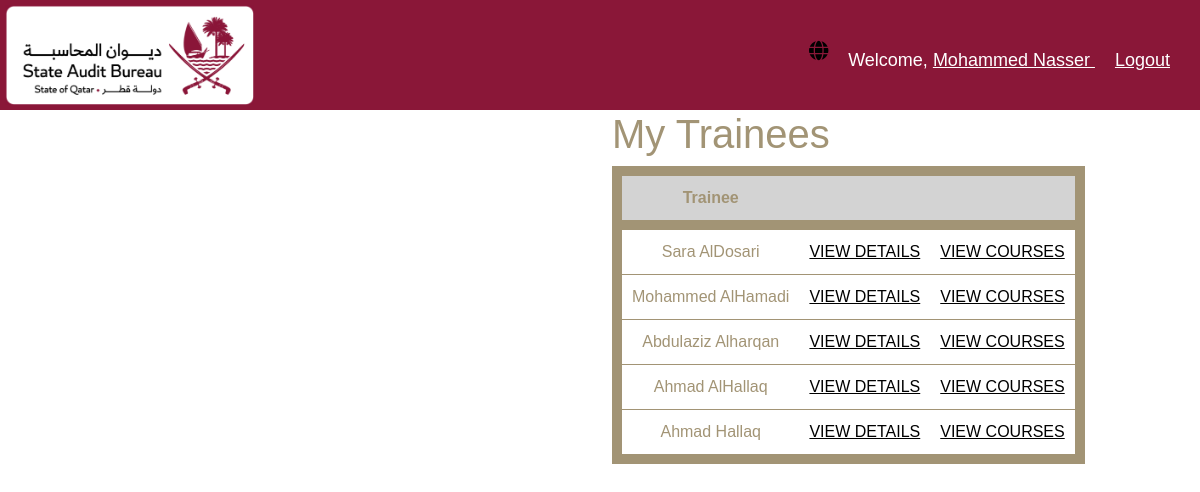
Page /my-trainees/ (signed in) on the committed database.
### accounts/models.py (models this page shows, shortened)
class CustomUser(AbstractUser):
    username = models.CharField(max_length=11, unique=True)
    email = models.EmailField(max_length=254)
    first_name = models.CharField(max_length=30)
    last_name = models.CharField(max_length=30)
    ROLE_CHOICES = (
        ('trainee', 'Trainee'),
        ('admin', 'Admin'),
        ('manager', 'Manager'),
    )
    role = models.CharField(max_length=10, choices=ROLE_CHOICES, default="trainee")
    secret_key = models.CharField(max_length=16, blank=True, null=True)
    USERNAME_FIELD = "username"
    REQUIRED_FIELDS = "email", "first_name", "last_name", "role"
    def get_name(self):
        return self.first_name + " " + self.last_name

### base/models.py (models this page shows)
class Trainee(models.Model):
    trainee = models.OneToOneField(CustomUser, on_delete=models.CASCADE)
    phone = models.CharField(max_length=100)
    address = models.CharField(max_length=200, null=True)
    organization = models.CharField(max_length=200)
    job = models.CharField(max_length=100)
    manager = models.ForeignKey(Manager, on_delete=models.CASCADE)
    def __str__(self):
        return self.trainee.get_name()

### base/manager_views.py (the view)
# urls.py: path('my-trainees/', managerTrainees, name="manager-trainees"),
def managerTrainees(request):
    thisManager = Manager.objects.get(manager=request.user)
    trainees = Trainee.objects.filter(manager=thisManager)
    context = {'trainees':trainees}
    return render(request, "base/manager/my_trainees.html", context)

### base/templates/base/manager/my_trainees.html (shortened to what this page needs)
{% load static %}
<!DOCTYPE HTML>
<html>
<head>
  <link rel="stylesheet" href="https://cdnjs.cloudflare.com/ajax/libs/font-awesome/5.15.2/css/all.min.css">
  <link href="https://cdn.jsdelivr.net/npm/bootstrap@5.0.1/dist/css/bootstrap.min.css" rel="stylesheet">
  <link rel="stylesheet" href="{% static 'css/reg_style.css' %}">
  <div class="header">
    <div class="logo">
      <img src="{% static 'img/primary-rgb-state-audit-bureau-1@2x.png' %}" alt="Logo">
    </div>
    <div class="toggles">
      <div class="language-toggle">
        <label class="toggle-label" for="language-checkbox">
          <i class="fas fa-globe language-icon"></i>
        </label>
        <span class="hello-msg">Welcome, <a href="{% url 'profile' %}"> {{request.user.get_name}} </a> </span>
        <span ><a  class="hello-msg" href="{% url 'logout' %}">Logout</a></span>
      </div>
    </div>
  </div>
</head>
<body>
<div class="container">
  <div class="row">
    <div class="col-md-6">
      <div id="chartContainer" style="height: 370px;"></div>
    </div>
    <div class="english col-md-6">
        <h1>My Trainees</h1>
        <table>
            <tr>
                <th>Trainee</th>
                <th></th>
                <th></th>
            </tr>
            {% for trainee in trainees %}
            <tr>
                <td>{{trainee}}</td>
                <td><a style= "color: black;" href="{% url 'trainee' trainee.id %}">VIEW DETAILS</a></td>
                <td><a style= "color: black;" href="{% url 'trainee-courses' trainee_id=trainee.id %}">VIEW COURSES</a></td>
            </tr>
            {%empty%}
            <h3 style="color: black;">No trainees</h3>
            {% endfor %}
        </table>
    </div>
  </div>
</div>
</body>
</html>

### base/static/css/reg_style.css (style rules this page uses)
* { box-sizing: border-box; }
body { margin: 0; font-family: sans-serif; color: #A29475; }
.header { display: flex; justify-content: space-between; align-items: center; padding: 10px; background-color: #8A1738; height: 110px; }
.logo img { height: 100px; left: 5px; position: absolute; top: 5px; }
.toggles { display: flex; align-items: center; }
.toggle-label { color: white; display: inline-block; width: 30px; height: 30px; border-radius: 50%; cursor: pointer; position: relative; margin-right: 10px; }
.toggle-label i { position: absolute; top: 50%; left: 50%; transform: translate(-50%, -50%); font-size: 20px; }
.english { display: block; }
form, label, input, select, textarea { color: black !important; }

### base/templates/base/manager/my_trainees.html (style rules this page uses)
table { border-collapse: collapse; border: 10px solid #A29475; }
th, td { padding: 10px; text-align: center; border-bottom: 1px solid #A29475; }
th { background-color: lightgray; border-bottom: 10px solid #A29475; }
.hello-msg { font-size: 18px; color: #fff; margin-right: 20px; }
a:link { color: #fff; }

### rows in the picture
CustomUser: user.get_name "Mohammed Nasser"
Trainee: trainee.last_name "Sara AlDosari"
Trainee: trainee.last_name "Mohammed AlHamadi"
Trainee: trainee.last_name "Abdulaziz Alharqan"
Trainee: trainee.last_name "Ahmad AlHallaq"
Trainee: trainee.last_name "Ahmad Hallaq"
